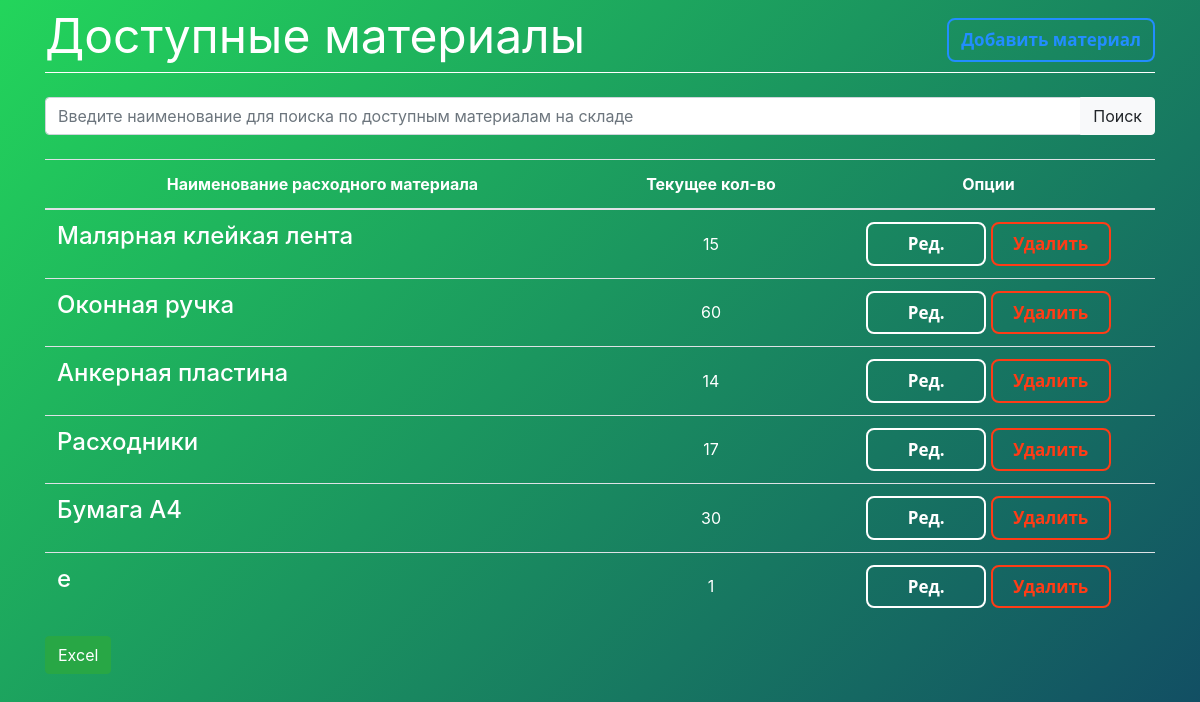
The app's page /inventory/, older data.
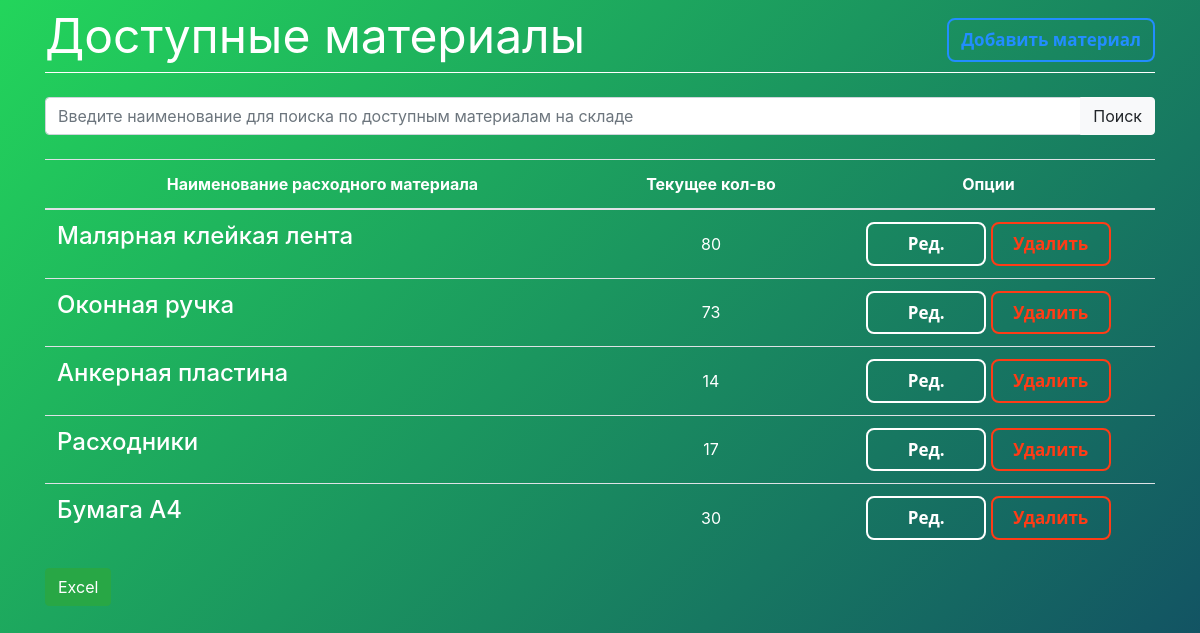
The same page, newer data.
### inventory/views.py (the view)
class StockListView(FilterView):
    filterset_class = StockFilter
    queryset = Stock.objects.filter(is_deleted=False)
    template_name = 'inventory.html'
    paginate_by = 10

### inventory/templates/inventory.html (shortened to what this page needs)
{% extends "base.html" %}
{% load widget_tweaks %}
{% block content %}
    <div class="row" style="color: #ffffff; font-style: bold; font-size: 3rem; ">
        <div class="col-md-8">Доступные материалы</div>
        <div class="col-md-4">
            <div style="float:right;"> <a class="btn ghost-blue" href="{% url 'new-stock' %}">Добавить материал</a> </div>
        </div>
    </div>
    <div style="border-bottom: 1px solid white;"></div>
    <br>
    <table class="table table-css">
        <form method="get">
            <div class="input-group search">
                {% render_field filter.form.name class="form-control textinput" placeholder="Введите наименование для поиска по доступным материалам на складе" %}
                <div class="input-group-append">
                   <button type="submit" class="btn btn-light"> Поиск </button>
                </div>
            </div>
        </form>
        <br>
        <thead class="thead-inverse align-middle">
            <tr>
                <th width="50%">Наименование расходного материала</th>
                <th width="20%">Текущее кол-во</th>
                <th width="30%">Опции</th>
            </tr>
        </thead>
{% if object_list %}
        <tbody>
            {% for stock in object_list %}
                <tr>
                    <td>
                        <h4>{{ stock.name }}</h4>
                    </td>
                    <td class="align-middle">{{ stock.quantity }}</td>
                    <td class="align-middle">
                        <a href="{% url 'edit-stock' stock.pk %}" class="btn ghost-button">Ред.</a>
                        <a href="{% url 'delete-stock' stock.pk %}" class="btn ghost-red"> Удалить </a>
                    </td>
                </tr>
            {% endfor %}
        </tbody>
    </table>
    <a href="{% url 'export-excel' %}" class="btn btn-success">Excel</a>
{% else %}
        <tbody></tbody>
    </table>
    <br><br><br><br><br><br><br><br>
    <div style="color: #ea2088; font-style: bold; font-size: 1.5rem; text-align: center;">Список пуст</div>
{% endif %}
{% endblock content %}

Row changes from the older to the newer data that the page shows:
removed Stock: name "e", quantity "1"
changed Stock "Малярная клейкая лента": quantity "15" → "80"
changed Stock "Оконная ручка": quantity "60" → "73"
